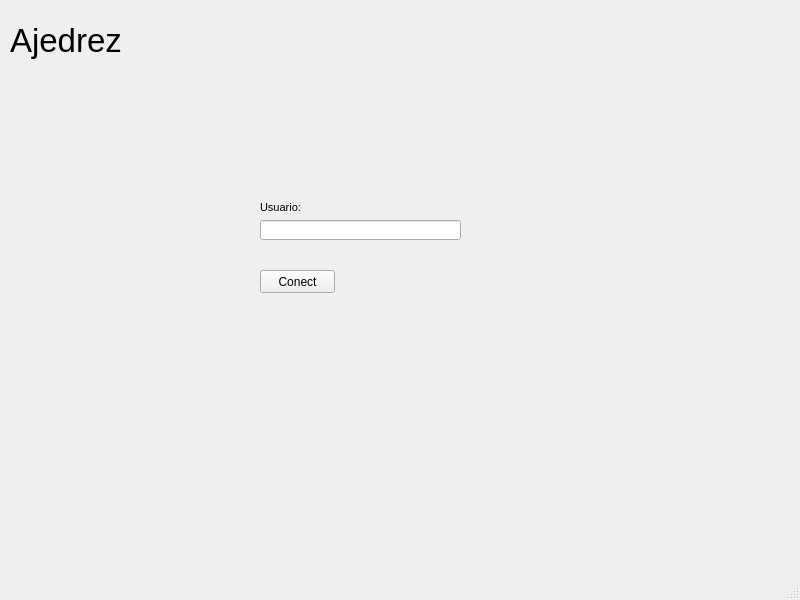
<?xml version="1.0" encoding="UTF-8"?>
<ui version="4.0">
 <class>Loby</class>
 <widget class="QMainWindow" name="Loby">
  <property name="geometry">
   <rect>
    <x>0</x>
    <y>0</y>
    <width>800</width>
    <height>600</height>
   </rect>
  </property>
  <property name="windowTitle">
   <string>MainWindow</string>
  </property>
  <widget class="QWidget" name="centralwidget">
   <widget class="QPushButton" name="pushButton">
    <property name="geometry">
     <rect>
      <x>260</x>
      <y>270</y>
      <width>75</width>
      <height>23</height>
     </rect>
    </property>
    <property name="text">
     <string>Conect</string>
    </property>
   </widget>
   <widget class="QLineEdit" name="lineEdit">
    <property name="geometry">
     <rect>
      <x>260</x>
      <y>220</y>
      <width>201</width>
      <height>20</height>
     </rect>
    </property>
   </widget>
   <widget class="QLabel" name="label">
    <property name="geometry">
     <rect>
      <x>260</x>
      <y>200</y>
      <width>81</width>
      <height>16</height>
     </rect>
    </property>
    <property name="font">
     <font>
      <pointsize>8</pointsize>
     </font>
    </property>
    <property name="text">
     <string>&lt;html&gt;&lt;head/&gt;&lt;body&gt;&lt;p&gt;Usuario:&lt;/p&gt;&lt;/body&gt;&lt;/html&gt;</string>
    </property>
    <property name="textFormat">
     <enum>Qt::AutoText</enum>
    </property>
    <property name="textInteractionFlags">
     <set>Qt::NoTextInteraction</set>
    </property>
   </widget>
   <widget class="QLabel" name="label_2">
    <property name="geometry">
     <rect>
      <x>10</x>
      <y>20</y>
      <width>261</width>
      <height>41</height>
     </rect>
    </property>
    <property name="font">
     <font>
      <pointsize>25</pointsize>
     </font>
    </property>
    <property name="text">
     <string>Ajedrez</string>
    </property>
   </widget>
  </widget>
  <widget class="QMenuBar" name="menubar">
   <property name="geometry">
    <rect>
     <x>0</x>
     <y>0</y>
     <width>800</width>
     <height>21</height>
    </rect>
   </property>
  </widget>
  <widget class="QStatusBar" name="statusbar"/>
 </widget>
 <resources/>
 <connections/>
</ui>
